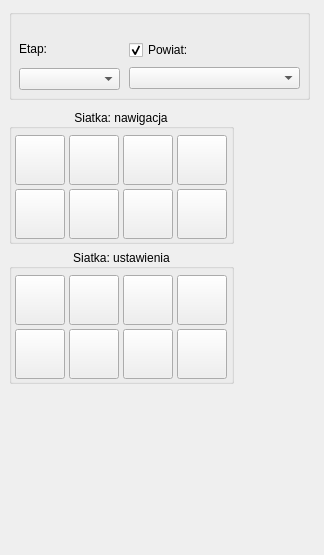
<?xml version="1.0" encoding="UTF-8"?>
<ui version="4.0">
 <class>MoekEditorDockWidgetBase</class>
 <widget class="QDockWidget" name="MoekEditorDockWidgetBase">
  <property name="geometry">
   <rect>
    <x>0</x>
    <y>0</y>
    <width>324</width>
    <height>555</height>
   </rect>
  </property>
  <property name="minimumSize">
   <size>
    <width>324</width>
    <height>555</height>
   </size>
  </property>
  <property name="windowTitle">
   <string>MOEK Editor</string>
  </property>
  <widget class="QWidget" name="dockWidgetContents">
   <property name="enabled">
    <bool>true</bool>
   </property>
   <layout class="QGridLayout" name="gridLayout">
    <item row="0" column="0">
     <widget class="QScrollArea" name="widgetScrollArea">
      <property name="frameShape">
       <enum>QFrame::NoFrame</enum>
      </property>
      <property name="frameShadow">
       <enum>QFrame::Plain</enum>
      </property>
      <property name="widgetResizable">
       <bool>true</bool>
      </property>
      <widget class="QWidget" name="scrollAreaWidgetContents">
       <property name="geometry">
        <rect>
         <x>0</x>
         <y>0</y>
         <width>302</width>
         <height>509</height>
        </rect>
       </property>
       <widget class="QGroupBox" name="tpBox">
        <property name="geometry">
         <rect>
          <x>0</x>
          <y>0</y>
          <width>301</width>
          <height>91</height>
         </rect>
        </property>
        <property name="title">
         <string/>
        </property>
        <property name="alignment">
         <set>Qt::AlignBottom|Qt::AlignHCenter</set>
        </property>
        <property name="checkable">
         <bool>false</bool>
        </property>
        <property name="checked">
         <bool>false</bool>
        </property>
        <widget class="QWidget" name="layoutWidget">
         <property name="geometry">
          <rect>
           <x>120</x>
           <y>30</y>
           <width>171</width>
           <height>51</height>
          </rect>
         </property>
         <layout class="QVBoxLayout" name="powiatLayout">
          <property name="spacing">
           <number>6</number>
          </property>
          <property name="sizeConstraint">
           <enum>QLayout::SetNoConstraint</enum>
          </property>
          <item>
           <widget class="QCheckBox" name="powiatCheckBox">
            <property name="sizePolicy">
             <sizepolicy hsizetype="Fixed" vsizetype="Fixed">
              <horstretch>0</horstretch>
              <verstretch>0</verstretch>
             </sizepolicy>
            </property>
            <property name="text">
             <string>Powiat:</string>
            </property>
            <property name="iconSize">
             <size>
              <width>20</width>
              <height>20</height>
             </size>
            </property>
            <property name="checked">
             <bool>true</bool>
            </property>
           </widget>
          </item>
          <item>
           <widget class="QComboBox" name="powiatComboBox"/>
          </item>
         </layout>
        </widget>
        <widget class="QWidget" name="layoutWidget">
         <property name="geometry">
          <rect>
           <x>10</x>
           <y>30</y>
           <width>101</width>
           <height>51</height>
          </rect>
         </property>
         <layout class="QVBoxLayout" name="teamLayout">
          <property name="spacing">
           <number>10</number>
          </property>
          <item>
           <widget class="QLabel" name="teamLabel">
            <property name="sizePolicy">
             <sizepolicy hsizetype="Fixed" vsizetype="Preferred">
              <horstretch>0</horstretch>
              <verstretch>0</verstretch>
             </sizepolicy>
            </property>
            <property name="text">
             <string>Etap:</string>
            </property>
            <property name="textFormat">
             <enum>Qt::PlainText</enum>
            </property>
           </widget>
          </item>
          <item>
           <widget class="QComboBox" name="teamComboBox"/>
          </item>
         </layout>
        </widget>
       </widget>
       <widget class="QGroupBox" name="gb_vn">
        <property name="geometry">
         <rect>
          <x>0</x>
          <y>100</y>
          <width>225</width>
          <height>135</height>
         </rect>
        </property>
        <property name="autoFillBackground">
         <bool>true</bool>
        </property>
        <property name="title">
         <string>Siatka: nawigacja</string>
        </property>
        <property name="alignment">
         <set>Qt::AlignCenter</set>
        </property>
        <property name="flat">
         <bool>false</bool>
        </property>
        <widget class="QPushButton" name="btn_sel">
         <property name="geometry">
          <rect>
           <x>6</x>
           <y>26</y>
           <width>50</width>
           <height>50</height>
          </rect>
         </property>
         <property name="sizePolicy">
          <sizepolicy hsizetype="Fixed" vsizetype="Fixed">
           <horstretch>0</horstretch>
           <verstretch>0</verstretch>
          </sizepolicy>
         </property>
         <property name="minimumSize">
          <size>
           <width>50</width>
           <height>50</height>
          </size>
         </property>
         <property name="focusPolicy">
          <enum>Qt::NoFocus</enum>
         </property>
         <property name="toolTip">
          <string/>
         </property>
         <property name="text">
          <string/>
         </property>
         <property name="iconSize">
          <size>
           <width>40</width>
           <height>40</height>
          </size>
         </property>
         <property name="checkable">
          <bool>true</bool>
         </property>
        </widget>
        <widget class="QPushButton" name="btn_zoom">
         <property name="geometry">
          <rect>
           <x>60</x>
           <y>26</y>
           <width>50</width>
           <height>50</height>
          </rect>
         </property>
         <property name="sizePolicy">
          <sizepolicy hsizetype="Fixed" vsizetype="Fixed">
           <horstretch>0</horstretch>
           <verstretch>0</verstretch>
          </sizepolicy>
         </property>
         <property name="minimumSize">
          <size>
           <width>50</width>
           <height>50</height>
          </size>
         </property>
         <property name="focusPolicy">
          <enum>Qt::NoFocus</enum>
         </property>
         <property name="toolTip">
          <string>wybierz pole</string>
         </property>
         <property name="text">
          <string/>
         </property>
         <property name="iconSize">
          <size>
           <width>40</width>
           <height>40</height>
          </size>
         </property>
         <property name="checkable">
          <bool>false</bool>
         </property>
        </widget>
        <widget class="QPushButton" name="btn_done">
         <property name="geometry">
          <rect>
           <x>114</x>
           <y>26</y>
           <width>50</width>
           <height>50</height>
          </rect>
         </property>
         <property name="sizePolicy">
          <sizepolicy hsizetype="Fixed" vsizetype="Fixed">
           <horstretch>0</horstretch>
           <verstretch>0</verstretch>
          </sizepolicy>
         </property>
         <property name="minimumSize">
          <size>
           <width>50</width>
           <height>50</height>
          </size>
         </property>
         <property name="focusPolicy">
          <enum>Qt::NoFocus</enum>
         </property>
         <property name="toolTip">
          <string>wybierz pole</string>
         </property>
         <property name="text">
          <string/>
         </property>
         <property name="iconSize">
          <size>
           <width>40</width>
           <height>40</height>
          </size>
         </property>
         <property name="checkable">
          <bool>false</bool>
         </property>
        </widget>
        <widget class="QPushButton" name="btn_prev">
         <property name="geometry">
          <rect>
           <x>114</x>
           <y>80</y>
           <width>50</width>
           <height>50</height>
          </rect>
         </property>
         <property name="sizePolicy">
          <sizepolicy hsizetype="Fixed" vsizetype="Fixed">
           <horstretch>0</horstretch>
           <verstretch>0</verstretch>
          </sizepolicy>
         </property>
         <property name="minimumSize">
          <size>
           <width>50</width>
           <height>50</height>
          </size>
         </property>
         <property name="focusPolicy">
          <enum>Qt::NoFocus</enum>
         </property>
         <property name="toolTip">
          <string>wybierz pole</string>
         </property>
         <property name="text">
          <string/>
         </property>
         <property name="iconSize">
          <size>
           <width>40</width>
           <height>40</height>
          </size>
         </property>
         <property name="checkable">
          <bool>false</bool>
         </property>
        </widget>
        <widget class="QPushButton" name="btn_next">
         <property name="geometry">
          <rect>
           <x>168</x>
           <y>80</y>
           <width>50</width>
           <height>50</height>
          </rect>
         </property>
         <property name="sizePolicy">
          <sizepolicy hsizetype="Fixed" vsizetype="Fixed">
           <horstretch>0</horstretch>
           <verstretch>0</verstretch>
          </sizepolicy>
         </property>
         <property name="minimumSize">
          <size>
           <width>50</width>
           <height>50</height>
          </size>
         </property>
         <property name="focusPolicy">
          <enum>Qt::NoFocus</enum>
         </property>
         <property name="toolTip">
          <string>wybierz pole</string>
         </property>
         <property name="text">
          <string/>
         </property>
         <property name="iconSize">
          <size>
           <width>40</width>
           <height>40</height>
          </size>
         </property>
         <property name="checkable">
          <bool>false</bool>
         </property>
        </widget>
        <widget class="QPushButton" name="btn_doneF">
         <property name="geometry">
          <rect>
           <x>168</x>
           <y>26</y>
           <width>50</width>
           <height>50</height>
          </rect>
         </property>
         <property name="sizePolicy">
          <sizepolicy hsizetype="Fixed" vsizetype="Fixed">
           <horstretch>0</horstretch>
           <verstretch>0</verstretch>
          </sizepolicy>
         </property>
         <property name="minimumSize">
          <size>
           <width>50</width>
           <height>50</height>
          </size>
         </property>
         <property name="focusPolicy">
          <enum>Qt::NoFocus</enum>
         </property>
         <property name="toolTip">
          <string>wybierz pole</string>
         </property>
         <property name="text">
          <string/>
         </property>
         <property name="iconSize">
          <size>
           <width>40</width>
           <height>40</height>
          </size>
         </property>
         <property name="checkable">
          <bool>false</bool>
         </property>
        </widget>
        <widget class="QPushButton" name="btn_ge2q">
         <property name="geometry">
          <rect>
           <x>60</x>
           <y>80</y>
           <width>50</width>
           <height>50</height>
          </rect>
         </property>
         <property name="sizePolicy">
          <sizepolicy hsizetype="Fixed" vsizetype="Fixed">
           <horstretch>0</horstretch>
           <verstretch>0</verstretch>
          </sizepolicy>
         </property>
         <property name="minimumSize">
          <size>
           <width>50</width>
           <height>50</height>
          </size>
         </property>
         <property name="focusPolicy">
          <enum>Qt::NoFocus</enum>
         </property>
         <property name="toolTip">
          <string>wybierz pole</string>
         </property>
         <property name="text">
          <string/>
         </property>
         <property name="iconSize">
          <size>
           <width>40</width>
           <height>40</height>
          </size>
         </property>
         <property name="checkable">
          <bool>false</bool>
         </property>
        </widget>
        <widget class="QPushButton" name="btn_q2ge">
         <property name="geometry">
          <rect>
           <x>6</x>
           <y>80</y>
           <width>50</width>
           <height>50</height>
          </rect>
         </property>
         <property name="sizePolicy">
          <sizepolicy hsizetype="Fixed" vsizetype="Fixed">
           <horstretch>0</horstretch>
           <verstretch>0</verstretch>
          </sizepolicy>
         </property>
         <property name="minimumSize">
          <size>
           <width>50</width>
           <height>50</height>
          </size>
         </property>
         <property name="focusPolicy">
          <enum>Qt::NoFocus</enum>
         </property>
         <property name="toolTip">
          <string>wybierz pole</string>
         </property>
         <property name="text">
          <string/>
         </property>
         <property name="iconSize">
          <size>
           <width>40</width>
           <height>40</height>
          </size>
         </property>
         <property name="checkable">
          <bool>false</bool>
         </property>
        </widget>
       </widget>
       <widget class="QGroupBox" name="gb_vn_2">
        <property name="geometry">
         <rect>
          <x>0</x>
          <y>240</y>
          <width>225</width>
          <height>135</height>
         </rect>
        </property>
        <property name="autoFillBackground">
         <bool>true</bool>
        </property>
        <property name="title">
         <string>Siatka: ustawienia</string>
        </property>
        <property name="alignment">
         <set>Qt::AlignCenter</set>
        </property>
        <property name="flat">
         <bool>false</bool>
        </property>
        <widget class="QPushButton" name="btn_vn_setup">
         <property name="geometry">
          <rect>
           <x>6</x>
           <y>26</y>
           <width>50</width>
           <height>50</height>
          </rect>
         </property>
         <property name="sizePolicy">
          <sizepolicy hsizetype="Fixed" vsizetype="Fixed">
           <horstretch>0</horstretch>
           <verstretch>0</verstretch>
          </sizepolicy>
         </property>
         <property name="minimumSize">
          <size>
           <width>50</width>
           <height>50</height>
          </size>
         </property>
         <property name="focusPolicy">
          <enum>Qt::NoFocus</enum>
         </property>
         <property name="toolTip">
          <string/>
         </property>
         <property name="text">
          <string/>
         </property>
         <property name="iconSize">
          <size>
           <width>40</width>
           <height>40</height>
          </size>
         </property>
         <property name="checkable">
          <bool>true</bool>
         </property>
        </widget>
        <widget class="QPushButton" name="btn_vn_pow_sel">
         <property name="geometry">
          <rect>
           <x>60</x>
           <y>26</y>
           <width>50</width>
           <height>50</height>
          </rect>
         </property>
         <property name="sizePolicy">
          <sizepolicy hsizetype="Fixed" vsizetype="Fixed">
           <horstretch>0</horstretch>
           <verstretch>0</verstretch>
          </sizepolicy>
         </property>
         <property name="minimumSize">
          <size>
           <width>50</width>
           <height>50</height>
          </size>
         </property>
         <property name="focusPolicy">
          <enum>Qt::NoFocus</enum>
         </property>
         <property name="toolTip">
          <string>wybierz pole</string>
         </property>
         <property name="text">
          <string/>
         </property>
         <property name="iconSize">
          <size>
           <width>40</width>
           <height>40</height>
          </size>
         </property>
         <property name="checkable">
          <bool>true</bool>
         </property>
        </widget>
        <widget class="QPushButton" name="btn_done_2">
         <property name="geometry">
          <rect>
           <x>114</x>
           <y>26</y>
           <width>50</width>
           <height>50</height>
          </rect>
         </property>
         <property name="sizePolicy">
          <sizepolicy hsizetype="Fixed" vsizetype="Fixed">
           <horstretch>0</horstretch>
           <verstretch>0</verstretch>
          </sizepolicy>
         </property>
         <property name="minimumSize">
          <size>
           <width>50</width>
           <height>50</height>
          </size>
         </property>
         <property name="focusPolicy">
          <enum>Qt::NoFocus</enum>
         </property>
         <property name="toolTip">
          <string>wybierz pole</string>
         </property>
         <property name="text">
          <string/>
         </property>
         <property name="iconSize">
          <size>
           <width>40</width>
           <height>40</height>
          </size>
         </property>
         <property name="checkable">
          <bool>false</bool>
         </property>
        </widget>
        <widget class="QPushButton" name="btn_prev_2">
         <property name="geometry">
          <rect>
           <x>114</x>
           <y>80</y>
           <width>50</width>
           <height>50</height>
          </rect>
         </property>
         <property name="sizePolicy">
          <sizepolicy hsizetype="Fixed" vsizetype="Fixed">
           <horstretch>0</horstretch>
           <verstretch>0</verstretch>
          </sizepolicy>
         </property>
         <property name="minimumSize">
          <size>
           <width>50</width>
           <height>50</height>
          </size>
         </property>
         <property name="focusPolicy">
          <enum>Qt::NoFocus</enum>
         </property>
         <property name="toolTip">
          <string>wybierz pole</string>
         </property>
         <property name="text">
          <string/>
         </property>
         <property name="iconSize">
          <size>
           <width>40</width>
           <height>40</height>
          </size>
         </property>
         <property name="checkable">
          <bool>false</bool>
         </property>
        </widget>
        <widget class="QPushButton" name="btn_next_2">
         <property name="geometry">
          <rect>
           <x>168</x>
           <y>80</y>
           <width>50</width>
           <height>50</height>
          </rect>
         </property>
         <property name="sizePolicy">
          <sizepolicy hsizetype="Fixed" vsizetype="Fixed">
           <horstretch>0</horstretch>
           <verstretch>0</verstretch>
          </sizepolicy>
         </property>
         <property name="minimumSize">
          <size>
           <width>50</width>
           <height>50</height>
          </size>
         </property>
         <property name="focusPolicy">
          <enum>Qt::NoFocus</enum>
         </property>
         <property name="toolTip">
          <string>wybierz pole</string>
         </property>
         <property name="text">
          <string/>
         </property>
         <property name="iconSize">
          <size>
           <width>40</width>
           <height>40</height>
          </size>
         </property>
         <property name="checkable">
          <bool>false</bool>
         </property>
        </widget>
        <widget class="QPushButton" name="btn_vn_unsel">
         <property name="geometry">
          <rect>
           <x>168</x>
           <y>26</y>
           <width>50</width>
           <height>50</height>
          </rect>
         </property>
         <property name="sizePolicy">
          <sizepolicy hsizetype="Fixed" vsizetype="Fixed">
           <horstretch>0</horstretch>
           <verstretch>0</verstretch>
          </sizepolicy>
         </property>
         <property name="minimumSize">
          <size>
           <width>50</width>
           <height>50</height>
          </size>
         </property>
         <property name="focusPolicy">
          <enum>Qt::NoFocus</enum>
         </property>
         <property name="toolTip">
          <string>wybierz pole</string>
         </property>
         <property name="text">
          <string/>
         </property>
         <property name="iconSize">
          <size>
           <width>40</width>
           <height>40</height>
          </size>
         </property>
         <property name="checkable">
          <bool>false</bool>
         </property>
        </widget>
        <widget class="QPushButton" name="btn_vn_sub">
         <property name="geometry">
          <rect>
           <x>60</x>
           <y>80</y>
           <width>50</width>
           <height>50</height>
          </rect>
         </property>
         <property name="sizePolicy">
          <sizepolicy hsizetype="Fixed" vsizetype="Fixed">
           <horstretch>0</horstretch>
           <verstretch>0</verstretch>
          </sizepolicy>
         </property>
         <property name="minimumSize">
          <size>
           <width>50</width>
           <height>50</height>
          </size>
         </property>
         <property name="focusPolicy">
          <enum>Qt::NoFocus</enum>
         </property>
         <property name="toolTip">
          <string>wybierz pole</string>
         </property>
         <property name="text">
          <string/>
         </property>
         <property name="iconSize">
          <size>
           <width>40</width>
           <height>40</height>
          </size>
         </property>
         <property name="checkable">
          <bool>false</bool>
         </property>
        </widget>
        <widget class="QPushButton" name="btn_vn_add">
         <property name="geometry">
          <rect>
           <x>6</x>
           <y>80</y>
           <width>50</width>
           <height>50</height>
          </rect>
         </property>
         <property name="sizePolicy">
          <sizepolicy hsizetype="Fixed" vsizetype="Fixed">
           <horstretch>0</horstretch>
           <verstretch>0</verstretch>
          </sizepolicy>
         </property>
         <property name="minimumSize">
          <size>
           <width>50</width>
           <height>50</height>
          </size>
         </property>
         <property name="focusPolicy">
          <enum>Qt::NoFocus</enum>
         </property>
         <property name="toolTip">
          <string>wybierz pole</string>
         </property>
         <property name="text">
          <string/>
         </property>
         <property name="iconSize">
          <size>
           <width>40</width>
           <height>40</height>
          </size>
         </property>
         <property name="checkable">
          <bool>false</bool>
         </property>
        </widget>
       </widget>
      </widget>
     </widget>
    </item>
   </layout>
  </widget>
 </widget>
 <resources/>
 <connections/>
</ui>
